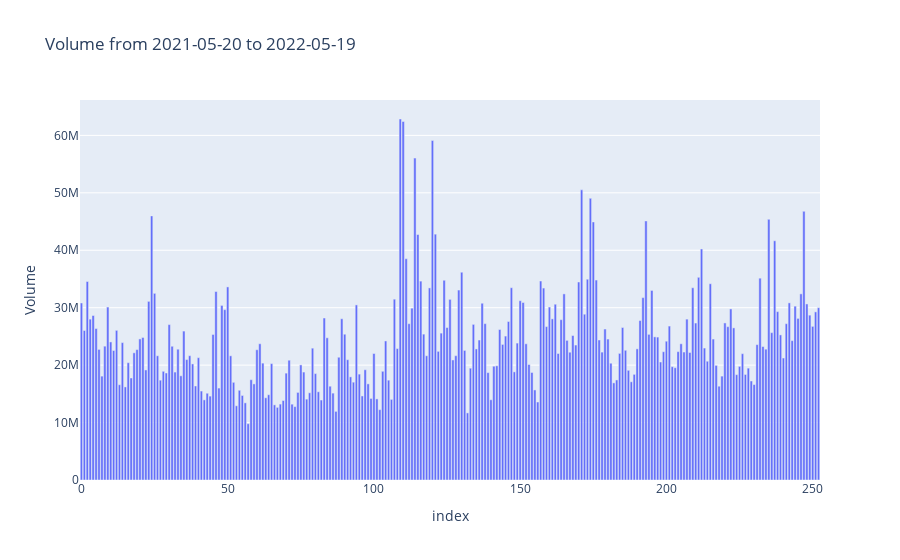

Notebook cell for this chart:
### Code cell
px.bar(df,y='Volume', title=str('Volume from ' + str(df['Date'][0])+ ' to ' + str(df['Date'][df.index[-1]])))

### Figure 1 — Plotly figure (JSON) as saved in the notebook; plotly's stock layout.template omitted (floating-point values rounded to 4 significant figures; data arrays with more than 128 entries replaced by an {"elided": "..."} marker saying what was removed)
{"data": [{"alignmentgroup": "True", "hovertemplate": "index=%{x}<br>Volume=%{y}<extra></extra>", "legendgroup": "", "marker": {"color": "#636efa", "pattern": {"shape": ""}}, "name": "", "offsetgroup": "", "orientation": "v", "showlegend": false, "textposition": "auto", "type": "bar", "x": {"elided": "253 int values"}, "xaxis": "x", "y": {"elided": "253 int values"}, "yaxis": "y"}], "layout": {"barmode": "relative", "legend": {"tracegroupgap": 0}, "title": {"text": "Volume from 2021-05-20 to 2022-05-19"}, "xaxis": {"anchor": "y", "domain": [0, 1], "title": {"text": "index"}}, "yaxis": {"anchor": "x", "domain": [0, 1], "title": {"text": "Volume"}}}}
